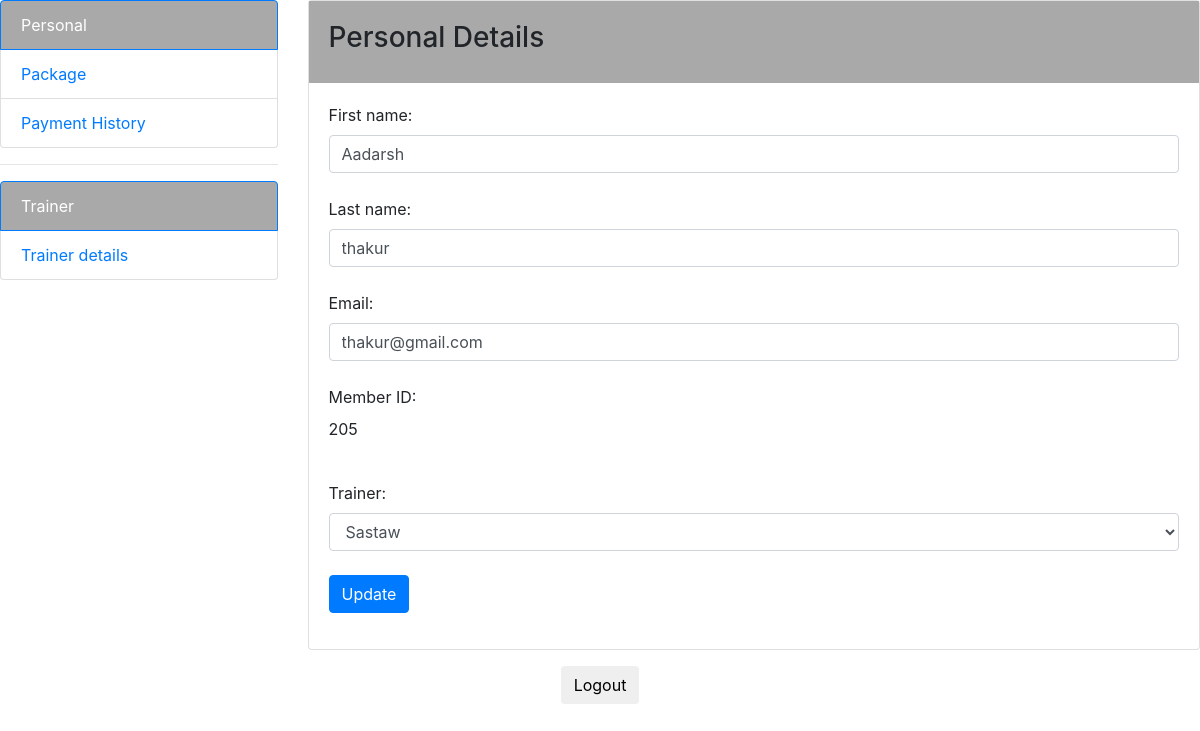
Page /user-panel.php (signed in) on the committed database.
### tables this page shows
CREATE TABLE IF NOT EXISTS `gymapp` (
    `contact` INT NOT NULL AUTO_INCREMENT PRIMARY KEY,
    `fname` varchar(40) NOT NULL,
    `lname` varchar(40) NOT NULL,
    `email` varchar(40) NOT NULL,
    `trainer_id` int NULL,
    `logintb_id` int NULL,
    FOREIGN KEY (`trainer_id`) REFERENCES `trainer` (`Trainer_id`),
    FOREIGN KEY (`logintb_id`) REFERENCES `logintb` (`logintb_id`)
);

CREATE TABLE IF NOT EXISTS `trainer` (
    `Trainer_id` int NOT NULL,
    `Name` varchar(40) NOT NULL,
    `phone` int NOT NULL,
    PRIMARY KEY (`Trainer_id`)
);

### user-panel.php (the view, shortened to what this page needs)
<?php
$hostname = "localhost";
$username = "root";
$password = "";
$databaseName = "gymwebsite";
$connect = mysqli_connect($hostname, $username, $password, $databaseName);
$userId = $_SESSION['contact'];
$query = "SELECT * FROM `gymapp` WHERE `logintb_id` = '$userId'";
$result = mysqli_query($connect, $query);
if (mysqli_num_rows($result) > 0) {
    $row = mysqli_fetch_assoc($result);
    $fname = $row['fname'];
    $lname = $row['lname'];
    $email = $row['email'];
    $contact = $row['contact'];
    $trainer_id = $row['trainer_id'];
}
$queryTrainer = "SELECT * FROM `Trainer`";
$resultTrainer = mysqli_query($connect, $queryTrainer);
?>
<!DOCTYPE html>
<html>
<head>
    <link rel="stylesheet" href="https://maxcdn.bootstrapcdn.com/bootstrap/4.0.0-beta/css/bootstrap.min.css">
</head>
<body>
    <div class="container-fluid p-0">
        <div class="row">
            <div class="col-md-3">
                <div class="list-group">
                    <a href="" class="list-group-item active" style="background-color:darkgrey;">Personal</a>
                    <a href="package.php" class="list-group-item">Package</a>
                    <a href="payment.php" class="list-group-item">Payment History</a>
                </div>
                <hr>
                <div class="list-group">
                    <a href="" class="list-group-item active" style="background-color:darkgrey;">Trainer</a>
                    <a href="trainer.php" class="list-group-item">Trainer details</a>
                </div>
            </div>
            <div class="col-md-9">
                <div class="card">
                    <div class="card-body" style="background-color:darkgrey;color:FFFFFF;">
                        <h3>Personal Details</h3>
                    </div>
                    <div class="card-body">
                        <form class="form-group" action="updatePersonal.php" method="post">
                            <label>First name:</label>
                            <input type="text" name="fname" class="form-control" value="<?php echo $fname; ?>"><br>
                            <label>Last name:</label>
                            <input type="text" name="lname" class="form-control" value="<?php echo $lname; ?>"><br>
                            <label>Email:</label>
                            <input type="text" name="email" class="form-control" value="<?php echo $email; ?>"><br>
                            <label>Member ID:</label>
                            <p><?php echo $contact; ?></p><br>
                            <label>Trainer:</label>
                            <select class="form-control" name="trainer_id">
                                <?php while ($rowTrainer = mysqli_fetch_assoc($resultTrainer)) : ?>
                                    <option value="<?php echo $rowTrainer['Trainer_id']; ?>" <?php if ($rowTrainer['Trainer_id'] == $trainer_id) echo "selected"; ?>><?php echo $rowTrainer['Name']; ?></option>
                                <?php endwhile; ?>
                            </select>
                            <br>
                            <input type="submit" class="btn btn-primary" name="update_submit" value="Update">
                        </form>
                    </div>
                </div>
            </div>
        </div>
        <div class="row py-3 d-flex justify-content-center">
            <header>
                <nav>
                    <div class="main-wrapper">
                        <div class="nav-login">
                            <form action="index.php" method="POST">
                                <button type="submit" name="submit" class="btn">Logout</button>
                            </form>
                        </div>
                    </div>
                </nav>
            </header>
        </div>
    </div>
</body>
</html>

### rows in the picture
gymapp: fname "Aadarsh", lname "thakur", email "thakur@gmail.com", contact "205", trainer_id "Sastaw"
